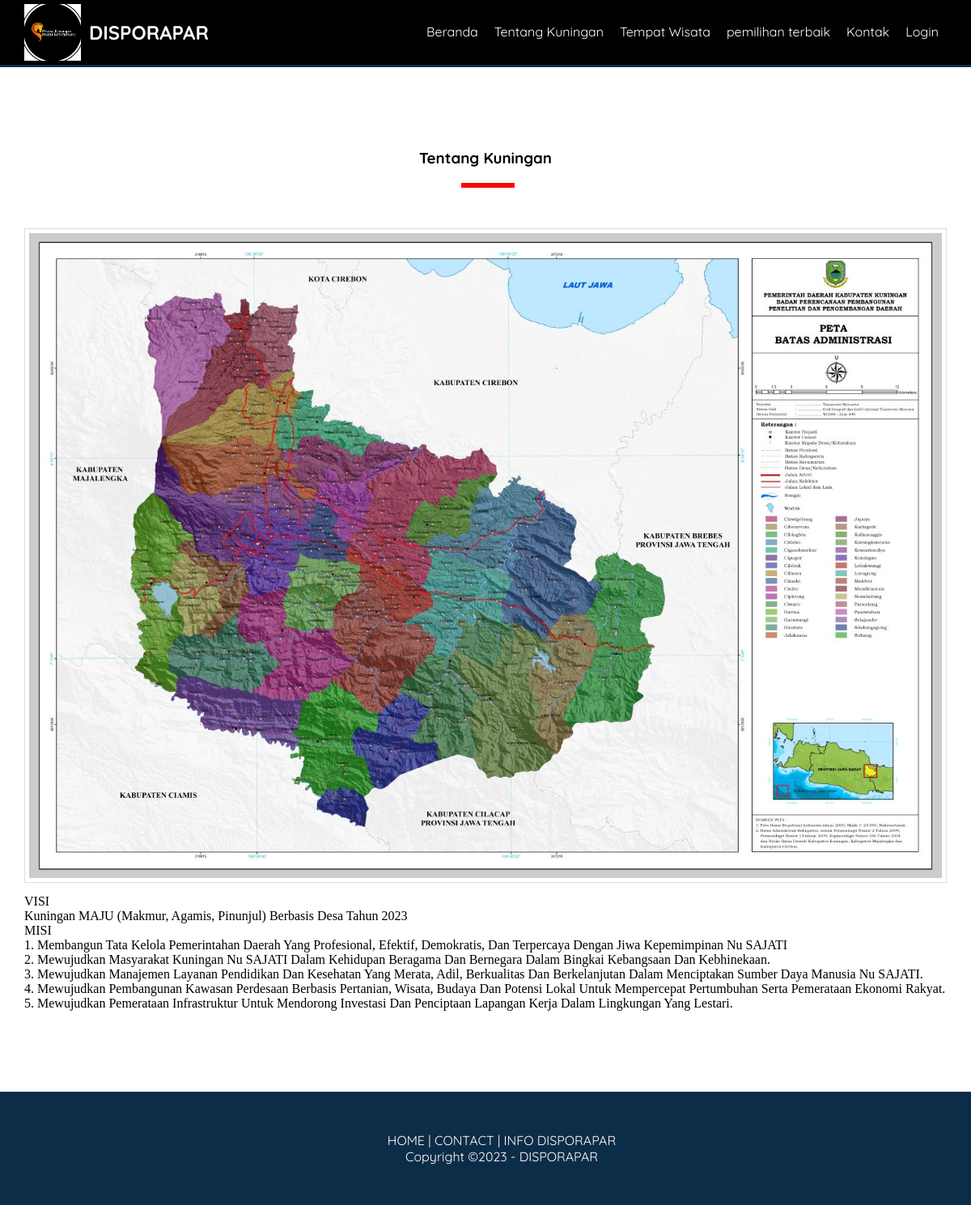
Page /tentang-kuningan.php on the committed database.
### tables this page shows
CREATE TABLE `pengaturan` (
  `id_pengaturan` int(11) NOT NULL,
  `nama` varchar(50) NOT NULL,
  `email` varchar(50) NOT NULL,
  `telepon` varchar(20) NOT NULL,
  `alamat` text NOT NULL,
  `logo` varchar(50) NOT NULL,
  `favicon` varchar(50) NOT NULL,
  `tentang_kuningan` text NOT NULL,
  `foto_kuningan` varchar(50) NOT NULL,
  `google_maps` text NOT NULL,
  `foto_tentang_kuningan` varchar(50) NOT NULL,
  `kata_pembuka` text NOT NULL,
  `created_at` timestamp NOT NULL DEFAULT current_timestamp(),
  `updated_at` datetime DEFAULT NULL
);

### tentang-kuningan.php (the view, shortened to what this page needs)
<?php include 'header.php'; ?>
<div class="section">
	<div class="container text-center ">
		<h3 class="text-center">Tentang Kuningan</h3>
		<img src="uploads/identitas/<?= $d->foto_tentang_kuningan ?>" width="100%" class="image"></br>
		<p class="text-center"><?= $d->tentang_kuningan ?></p>
	</div>
</div>
<?php include 'footer.php'; ?>

### header.php (shortened to what this page needs)
<?php
include 'koneksi.php';
$identitas = mysqli_query($conn,"SELECT * FROM pengaturan ORDER BY id_pengaturan DESC LIMIT 1");
$d = mysqli_fetch_object($identitas);
?>
<!DOCTYPE html>
<html>
<head>
	<link rel="stylesheet" type="text/css" href="assets/css/style.css">
	<link rel="stylesheet" type="text/css" href="https://cdnjs.cloudflare.com/ajax/libs/font-awesome/6.1.1/css/all.min.css">
</head>
<body>
	<div class="header">
		<div class="container">
			<div class="header-logo">
				<img src="uploads/identitas/<?= $d->logo?>"width="70">
				<h2><a href="index.php"><?= $d->nama?></a></h2>
			</div>
			<ul class="header-menu">
				<li><a href="index.php">Beranda</a></li>
				<li><a href="tentang-kuningan.php">Tentang Kuningan</a></li>
				<li><a href="alternatif.php">Tempat Wisata</a></li>
				<li><a href="detail-nilai_referensi.php">pemilihan terbaik</a></li>
				<li><a href="kontak.php">Kontak</a></li>
				<li><a href="login.php">Login</a></li>
			</ul>
		</div>
	</div>

### footer.php (shortened to what this page needs)
	<footer>
		<div class="container text-center">
			<a href="index.php">HOME </a>|
			<a href="kontak.php">CONTACT </a>|
			<a href="tentang-kuningan.php">INFO DISPORAPAR </a><br>
 			Copyright &copy;2023 - <?= $d->nama ?>
 		</div>
	</footer>
</body>
</html>

### assets/css/style.css (style rules this page uses)
* { margin:0; padding:0; font-family: 'Quicksand', sans-serif; box-sizing: border-box; }
a { text-decoration: none; }
.container { width: 1140px; margin: 0 auto; }
.container::after { content: ""; display: block; clear: both; }
.text-center { text-align: center !important ; }
.image { border: 1px solid #ddd; padding: 5px; }
.header { border-bottom: 3px solid #0C2D48; background-color: black; }
.header a { color: white; }
.header-logo { float: left; line-height: 70px; padding: 5px 0; }
.header-logo img { float: left; margin-right: 10px; }
.header-logo h2 { float: right; }
.header-menu { float: right; }
.header-menu li { float: left; list-style: none; padding: 29px 10px; }
.section { padding: 100px 0; }
.section h3 { padding-bottom:25px ; margin-bottom: 50px; position: relative; }
.section h3:after { content: ""; display: block; width:60px ; border: 3px solid red; position: absolute; bottom: 0; left: calc(50% - 30px); }
.section img { margin-bottom: 10px; }
footer { padding: 50px; background-color: #0C2D48; color: #fff; }
footer a { color: #fff; }

### rows in the picture
pengaturan: logo (picture), nama "DISPORAPAR", foto_tentang_kuningan (picture), tentang_kuningan "VISI Kuningan MAJU (Makmur, Agamis, Pinunjul) Berbasis Desa Tahun 2023 MISI 1. Membangun Tata Kelola Pemerintahan Daerah Yang Profesional, Efektif, Demokratis, Dan Terpercaya Dengan Jiwa Kepemimpinan Nu SAJATI 2. Mewujudkan Masyarakat Kuningan Nu SAJATI Dalam Kehidupan Beragama Dan Bernegara Dalam Bingkai Kebangsaan Dan Kebhinekaan. 3. Mewujudkan Manajemen Layanan Pendidikan Dan Kesehatan Yang Merata, Adil, Berkualitas Dan Berkelanjutan Dalam Menciptakan Sumber Daya Manusia Nu SAJATI. 4. Mewujudkan Pembangunan Kawasan Perdesaan Berbasis Pertanian, Wisata, Budaya Dan Potensi Lokal Untuk Mempercepat Pertumbuhan Serta Pemerataan Ekonomi Rakyat. 5. Mewujudkan Pemerataan Infrastruktur Untuk…"
